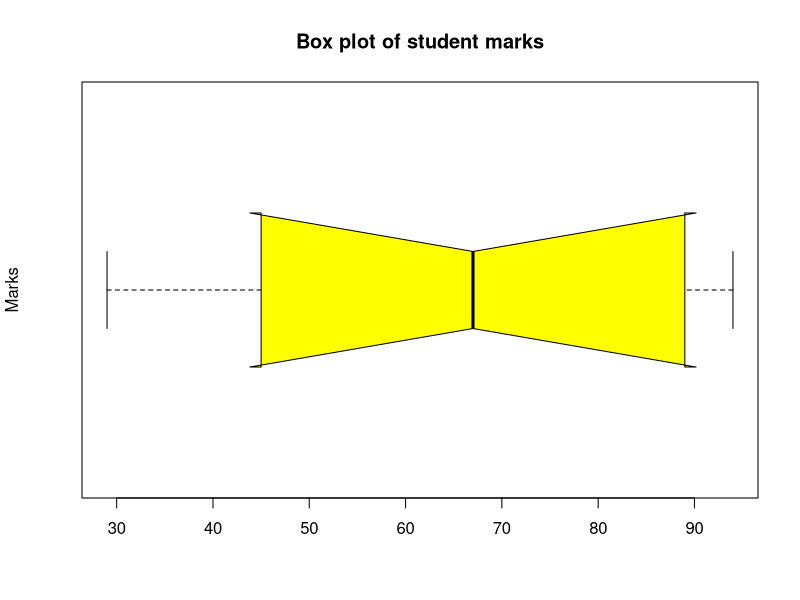
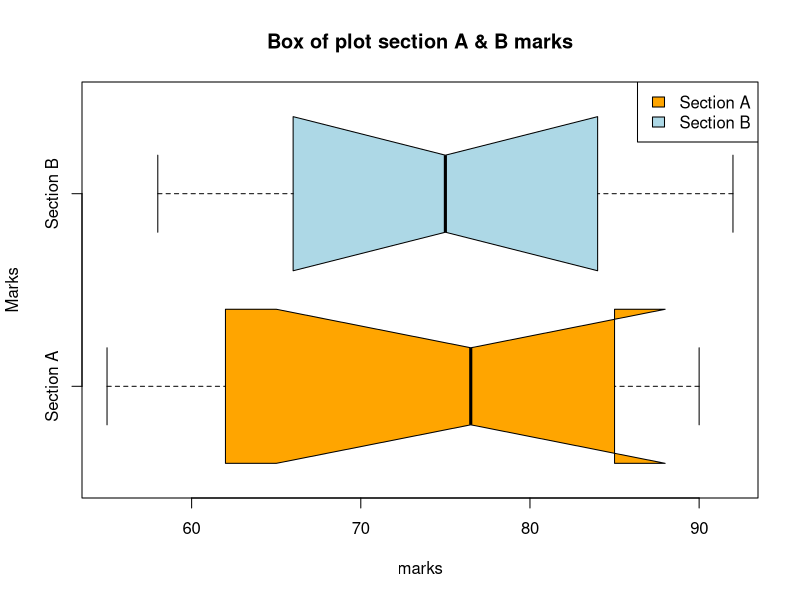
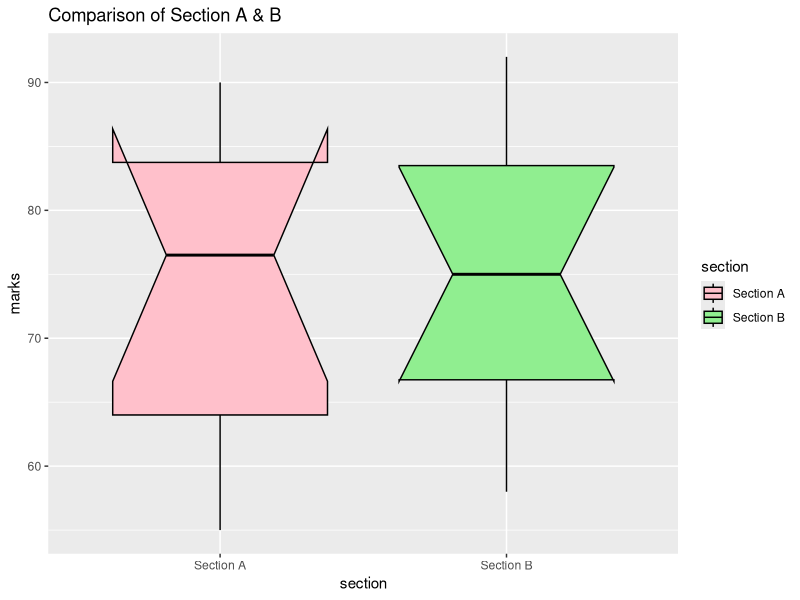

Write R code to recreate these figures, in order.
#----------------------Box Plot------------------------------#

marks <- c(45 , 67 , 34 , 90 , 55 , 87 , 29 , 94 , 89)

boxplot(marks , main = "Box plot of student marks" , ylab = "Marks" , 
        col = "yellow" , border = "black" , horizontal = TRUE , notch = TRUE)

marking = c(
  62 , 75 , 80 , 55 , 90 , 85 , 70 , 60 , 78 , 88,
  92 , 66 , 73 , 58 , 61 , 82 , 84 , 69 , 77 , 91
)

sections = c(rep("Section A" ,  10) , rep("Section B" , 10))

df <- data.frame(
  marks = marking,
  section = sections
)

boxplot(marks ~ section , data = df ,
        main = "Box of plot section A & B marks",
        ylab = "Marks" , col = c("orange" , "lightblue"),
        border = "black" , horizontal = TRUE , notch = TRUE
        )

legend("topright" , legend = c("Section A" , "Section B"),
       fill = c("orange" , "lightblue")
       )

library(ggplot2)

ggplot(df , aes(x = section , y = marks , fill = section)) +
  geom_boxplot(notch = TRUE , color = "black") +
  scale_fill_manual(values = c("pink" , "lightgreen")) + 
  labs(title = "Comparison of Section A & B" , X = "Section" , y = "marks")